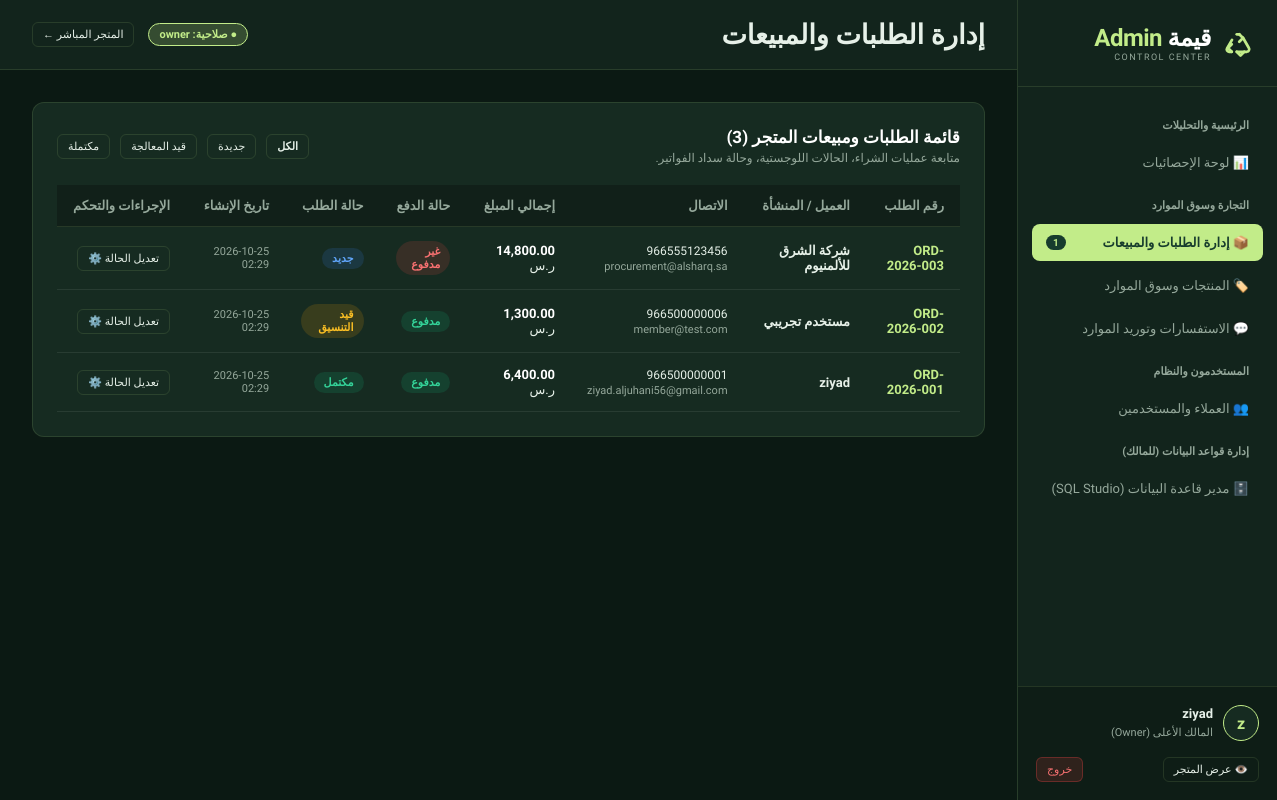
The app's page /admin/orders.php (signed in) with its own data.
### tables this page shows
CREATE TABLE IF NOT EXISTS `orders` (
  `id` INT AUTO_INCREMENT PRIMARY KEY,
  `order_number` VARCHAR(50) NOT NULL UNIQUE,
  `user_id` INT NULL,
  `customer_name` VARCHAR(191) NOT NULL,
  `customer_email` VARCHAR(191) NOT NULL,
  `customer_phone` VARCHAR(50) NOT NULL,
  `total_amount` DECIMAL(10,2) NOT NULL DEFAULT 0.00,
  `payment_status` ENUM('unpaid', 'paid', 'refunded') DEFAULT 'unpaid',
  `order_status` ENUM('new', 'processing', 'completed', 'cancelled') DEFAULT 'new',
  `notes` TEXT NULL,
  `created_at` TIMESTAMP DEFAULT CURRENT_TIMESTAMP,
  `updated_at` TIMESTAMP DEFAULT CURRENT_TIMESTAMP ON UPDATE CURRENT_TIMESTAMP,
  INDEX (`user_id`),
  INDEX (`order_status`)
);

### config.php (called while the page is built, shortened)
<?php
function e($value): string {
    return htmlspecialchars((string)$value, ENT_QUOTES, 'UTF-8');
}

### admin/orders.php (the view, shortened to what this page needs)
<?php
require_once __DIR__ . '/includes/header.php';
$statusFilter = $_GET['status'] ?? '';
$query = "SELECT * FROM orders";
$params = [];
$query .= " ORDER BY id DESC";
$stmt = $db->prepare($query);
$stmt->execute($params);
$orders = $stmt->fetchAll();
?>
<div class="admin-card">
    <div class="card-header-row">
        <div>
            <h3>قائمة الطلبات ومبيعات المتجر (<?= count($orders) ?>)</h3>
            <p style="font-size:12px; color:var(--admin-text-muted); margin-top:4px;">متابعة عمليات الشراء، الحالات اللوجستية، وحالة سداد الفواتير.</p>
        </div>
        <div style="display:flex; gap:10px; align-items:center;">
            <a href="<?= BASE_URL ?>/admin/orders.php" class="btn btn-outline btn-sm <?= empty($statusFilter) ? 'btn-primary' : '' ?>">الكل</a>
            <a href="<?= BASE_URL ?>/admin/orders.php?status=new" class="btn btn-outline btn-sm <?= $statusFilter === 'new' ? 'btn-primary' : '' ?>">جديدة</a>
            <a href="<?= BASE_URL ?>/admin/orders.php?status=processing" class="btn btn-outline btn-sm <?= $statusFilter === 'processing' ? 'btn-primary' : '' ?>">قيد المعالجة</a>
            <a href="<?= BASE_URL ?>/admin/orders.php?status=completed" class="btn btn-outline btn-sm <?= $statusFilter === 'completed' ? 'btn-primary' : '' ?>">مكتملة</a>
        </div>
    </div>
    <div class="table-responsive">
        <table class="admin-table">
            <thead>
                <tr>
                    <th>رقم الطلب</th>
                    <th>العميل / المنشأة</th>
                    <th>الاتصال</th>
                    <th>إجمالي المبلغ</th>
                    <th>حالة الدفع</th>
                    <th>حالة الطلب</th>
                    <th>تاريخ الإنشاء</th>
                    <th>الإجراءات والتحكم</th>
                </tr>
            </thead>
            <tbody>
                <?php if (empty($orders)): ?>
                    <tr><td colspan="8" style="text-align:center; padding:30px; color:var(--admin-text-muted);">لا توجد طلبات مطابقة.</td></tr>
                <?php else: ?>
                    <?php foreach ($orders as $ord):
                    ?>
                        <tr>
                            <td>
                                <strong style="color:var(--admin-primary);"><?= e($ord['order_number']) ?></strong>
                            </td>
                            <td>
                                <strong><?= e($ord['customer_name']) ?></strong>
                            </td>
                            <td>
                                <span dir="ltr" style="font-size:12px;"><?= e($ord['customer_phone']) ?></span><br>
                                <small dir="ltr" style="color:var(--admin-text-muted); font-size:11px;"><?= e($ord['customer_email']) ?></small>
                            </td>
                            <td>
                                <strong style="color:white;"><?= number_format($ord['total_amount'], 2) ?></strong> ر.س
                            </td>
                            <td>
                                <span class="status-pill <?= e($ord['payment_status']) ?>">
                                    <?= $ord['payment_status'] === 'paid' ? 'مدفوع' : ($ord['payment_status'] === 'refunded' ? 'مسترجع' : 'غير مدفوع') ?>
                                </span>
                            </td>
                            <td>
                                <span class="status-pill <?= e($ord['order_status']) ?>">
                                    <?= $ord['order_status'] === 'completed' ? 'مكتمل' : ($ord['order_status'] === 'processing' ? 'قيد التنسيق' : ($ord['order_status'] === 'cancelled' ? 'ملغي' : 'جديد')) ?>
                                </span>
                            </td>
                            <td style="font-size:11px; color:var(--admin-text-muted);">
                                <?= e(substr($ord['created_at'], 0, 16)) ?>
                            </td>
                            <td>
                                <button type="button" class="btn btn-outline btn-sm" onclick="document.getElementById('editOrderModal_<?= $ord['id'] ?>').style.display = 'flex'">
                                    تعديل الحالة ⚙️
                                </button>
                            </td>
                        </tr>
                    <?php endforeach; ?>
                <?php endif; ?>
            </tbody>
        </table>
    </div>
</div>
<?php require_once __DIR__ . '/includes/footer.php'; ?>

### admin/assets/css/admin.css (style rules this page uses)
:root { --admin-bg: #0b1913; --admin-surface: #12241c; --admin-card: #162b21; --admin-card-hover: #1c3629; --admin-border: rgba(194, 236, 137, 0.12); --admin-border-light: rgba(255, 255, 255, 0.08); --admin-primary: #c2ec89; --admin-primary-dark: #173c2d; --admin-accent: #688b50; --admin-text: #e6f0e8; --admin-text-muted: #95a89b; --admin-danger: #ef4444; --admin-warning: #f59e0b; --admin-success: #10b981; --admin-info: #3b82f6; --sidebar-w: 260px; }
* { box-sizing: border-box; margin: 0; padding: 0; }
body { font-family: 'IBM Plex Sans Arabic', sans-serif; background: var(--admin-bg); color: var(--admin-text); direction: rtl; min-height: 100vh; display: flex; }
a { color: inherit; text-decoration: none; }
button, input, select, textarea { font-family: inherit; }
.admin-card { background: var(--admin-card); border: 1px solid var(--admin-border); border-radius: 12px; padding: 24px; margin-bottom: 24px; }
.card-header-row { display: flex; justify-content: space-between; align-items: center; margin-bottom: 20px; gap: 16px; flex-wrap: wrap; }
.card-header-row h3 { font-size: 17px; font-weight: 600; color: white; }
.table-responsive { width: 100%; overflow-x: auto; }
.admin-table { width: 100%; border-collapse: separate; border-spacing: 0; font-size: 13px; }
.admin-table th { background: rgba(0, 0, 0, 0.25); color: var(--admin-text-muted); font-weight: 600; padding: 13px 16px; text-align: right; border-bottom: 1px solid var(--admin-border); white-space: nowrap; }
.admin-table td { padding: 14px 16px; border-bottom: 1px solid var(--admin-border-light); color: var(--admin-text); vertical-align: middle; }
.status-pill { display: inline-flex; align-items: center; gap: 6px; padding: 4px 10px; border-radius: 20px; font-size: 11px; font-weight: 600; }
.status-pill.new { background: rgba(59, 130, 246, 0.15); color: #60a5fa; }
.status-pill.processing { background: rgba(245, 158, 11, 0.15); color: #fbbf24; }
.status-pill.completed, .status-pill.paid { background: rgba(16, 185, 129, 0.15); color: #34d399; }
.status-pill.cancelled, .status-pill.unpaid { background: rgba(239, 68, 68, 0.15); color: #f87171; }
.btn { display: inline-flex; align-items: center; gap: 8px; padding: 9px 18px; border-radius: 8px; font-size: 13px; font-weight: 500; cursor: pointer; border: 1px solid transparent; transition: all 0.2s; }
.btn-primary { background: var(--admin-primary); color: var(--admin-primary-dark); font-weight: 600; }
.btn-outline { background: transparent; border-color: var(--admin-border); color: var(--admin-text); }
.btn-sm { padding: 5px 10px; font-size: 11px; border-radius: 6px; }

### records on screen
orders: order_number "ORD-2026-003", customer_name "شركة الشرق للألمنيوم", customer_phone "966555123456", customer_email "procurement@alsharq.sa", total_amount "14,800.00", payment_status "غير مدفوع", order_status "جديد", created_at "2026-10-25 02:29"
orders: order_number "ORD-2026-002", customer_name "مستخدم تجريبي", customer_phone "966500000006", customer_email "member@test.com", total_amount "1,300.00", payment_status "مدفوع", order_status "قيد التنسيق", created_at "2026-10-25 02:29"
orders: order_number "ORD-2026-001", customer_name "ziyad", customer_phone "966500000001", customer_email "ziyad.aljuhani56@gmail.com", total_amount "6,400.00", payment_status "مدفوع", order_status "مكتمل", created_at "2026-10-25 02:29"

### other values on screen
$newOrdersCount "1"
mb_substr($user['name'], 0, 1) "z"
$user['name'] "ziyad"
$adminTitle "إدارة الطلبات والمبيعات"
$user['role'] "owner"
count($orders) "3"
